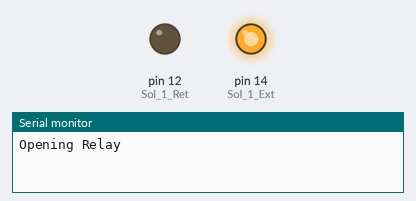
The sketch below on a simulated Arduino Uno, built with avr-gcc and run on an emulated ATmega328P. On the bench: output pins drawn as LEDs (lit = HIGH), the last lines printed to the serial monitor.

Above: at 0.5 s.
At 1.5 s:
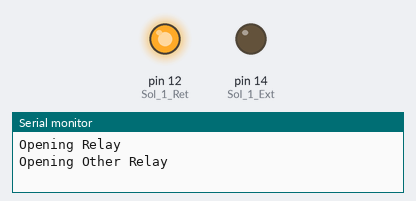
At 5.5 s:
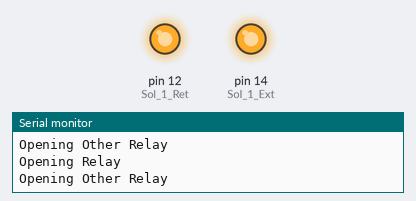
Timing chart, 0 to 6.9 s (numbered marks = the images above):
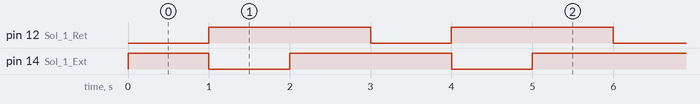

Measured:
- by itself, pin 12 (Sol_1_Ret), pin 14 (Sol_1_Ext): alternates HIGH for 2.0 s and LOW for 1.0 s
- by itself, everything shown: repeats every 3.0 s, in 3 steps

The sketch:

GPIOTest.ino
```cpp
int Sol_1_Ret = 12; //****Pins for relays
int Sol_1_Ext = 14;


//----------------------------------------------------------------------------------
void setup() {
  Serial.begin(9600);

  //set GPIO output pins here
  pinMode(Sol_1_Ret, OUTPUT);
  digitalWrite(Sol_1_Ret, HIGH);

  pinMode(Sol_1_Ext, OUTPUT);
  digitalWrite(Sol_1_Ext, HIGH);
}
//----------------------------------------------------------------------------------
void loop() {
  Serial.println("Opening Relay");
  digitalWrite(Sol_1_Ret, LOW);
  delay(1000);
  digitalWrite(Sol_1_Ret, HIGH);

  Serial.println("Opening Other Relay");
  digitalWrite(Sol_1_Ext, LOW);
  delay(1000);
  digitalWrite(Sol_1_Ext, HIGH);
  delay(1000); //not sure what this should be
}
```
